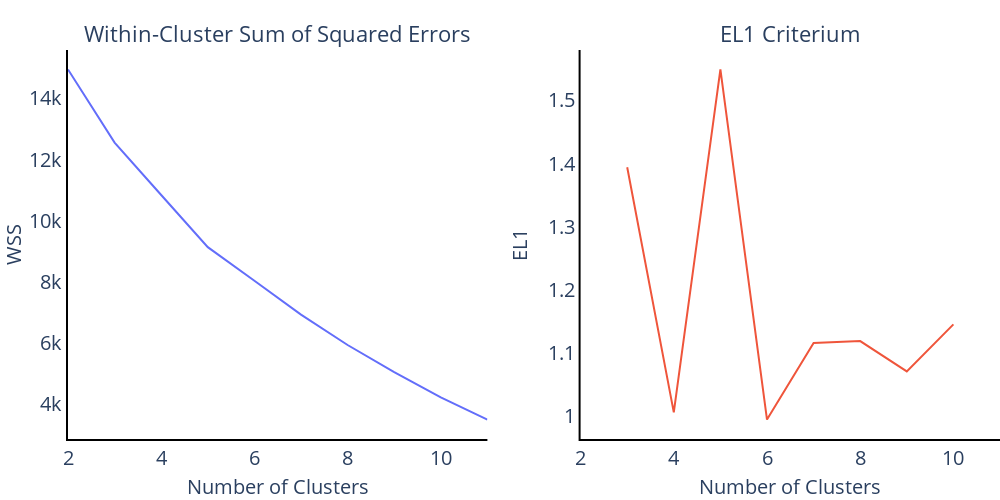

This figure's notebook cell:
### Code cell
from plotly.subplots import make_subplots
import plotly.graph_objects as go

fig = make_subplots(rows=1, cols=2, subplot_titles=["Within-Cluster Sum of Squared Errors", "EL1 Criterium"], column_widths=[0.5, 0.5])

fig.add_trace(go.Scatter(x=sse_table.k, y=sse_table.SSE, mode='lines', name='WSS', showlegend=False), row=1, col=1)

fig.add_trace(go.Scatter(x=sse_table.k, y=sse_table['EL1'], mode='lines', name='El1', showlegend=False), row=1, col=2)

fig.update_xaxes(title_text="Number of Clusters", row=1, col=1, linecolor='black', linewidth=2)
fig.update_yaxes(title_text="WSS", row=1, col=1, linecolor='black', linewidth=2)
fig.update_xaxes(title_text="Number of Clusters", row=1, col=2, linecolor='black', linewidth=2)
fig.update_yaxes(title_text="EL1", row=1, col=2, linecolor='black', linewidth=2)

font_size = 20
fig.update_layout(xaxis=dict(title=dict(font=dict(size=font_size)), tickfont=dict(size=font_size)), yaxis=dict(title=dict(font=dict(size=font_size)), tickfont=dict(size=font_size)), xaxis2=dict(title=dict(font=dict(size=font_size)), tickfont=dict(size=font_size)), yaxis2=dict(title=dict(font=dict(size=font_size)), tickfont=dict(size=font_size)), margin=dict(t=50, b=0, l=0, r=0), title=dict(font=dict(size=font_size + 4)), plot_bgcolor='rgba(0,0,0,0)')

fig.update_annotations(font=dict(size=font_size + 2))  # Increase size of subplot titles
fig.update_layout( height=500, width=1000)

fig.write_image("./figures/clustering_k.png", scale=2)
fig.show()  # Display the figure using Plotly

### Figure 1 — Plotly figure (JSON) as saved in the notebook; plotly's stock layout.template omitted (floating-point values rounded to 4 significant figures)
{"data": [{"mode": "lines", "name": "WSS", "showlegend": false, "type": "scatter", "x": [2, 3, 4, 5, 6, 7, 8, 9, 10, 11], "xaxis": "x", "y": [14950.0, 12560.0, 10840.0, 9135.0, 8034.0, 6927.0, 5934.0, 5047.0, 4218.0, 3494.0], "yaxis": "y"}, {"mode": "lines", "name": "El1", "showlegend": false, "type": "scatter", "x": [2, 3, 4, 5, 6, 7, 8, 9, 10, 11], "xaxis": "x2", "y": [null, 1.394, 1.006, 1.549, 0.9944, 1.116, 1.119, 1.071, 1.145, null], "yaxis": "y2"}], "layout": {"annotations": [{"font": {"size": 22}, "showarrow": false, "text": "Within-Cluster Sum of Squared Errors", "x": 0.225, "xanchor": "center", "xref": "paper", "y": 1, "yanchor": "bottom", "yref": "paper"}, {"font": {"size": 22}, "showarrow": false, "text": "EL1 Criterium", "x": 0.775, "xanchor": "center", "xref": "paper", "y": 1, "yanchor": "bottom", "yref": "paper"}], "height": 500, "margin": {"b": 0, "l": 0, "r": 0, "t": 50}, "plot_bgcolor": "rgba(0,0,0,0)", "title": {"font": {"size": 24}}, "width": 1000, "xaxis": {"anchor": "y", "domain": [0, 0.45], "linecolor": "black", "linewidth": 2, "tickfont": {"size": 20}, "title": {"font": {"size": 20}, "text": "Number of Clusters"}}, "xaxis2": {"anchor": "y2", "domain": [0.55, 1], "linecolor": "black", "linewidth": 2, "tickfont": {"size": 20}, "title": {"font": {"size": 20}, "text": "Number of Clusters"}}, "yaxis": {"anchor": "x", "domain": [0, 1], "linecolor": "black", "linewidth": 2, "tickfont": {"size": 20}, "title": {"font": {"size": 20}, "text": "WSS"}}, "yaxis2": {"anchor": "x2", "domain": [0, 1], "linecolor": "black", "linewidth": 2, "tickfont": {"size": 20}, "title": {"font": {"size": 20}, "text": "EL1"}}}}
